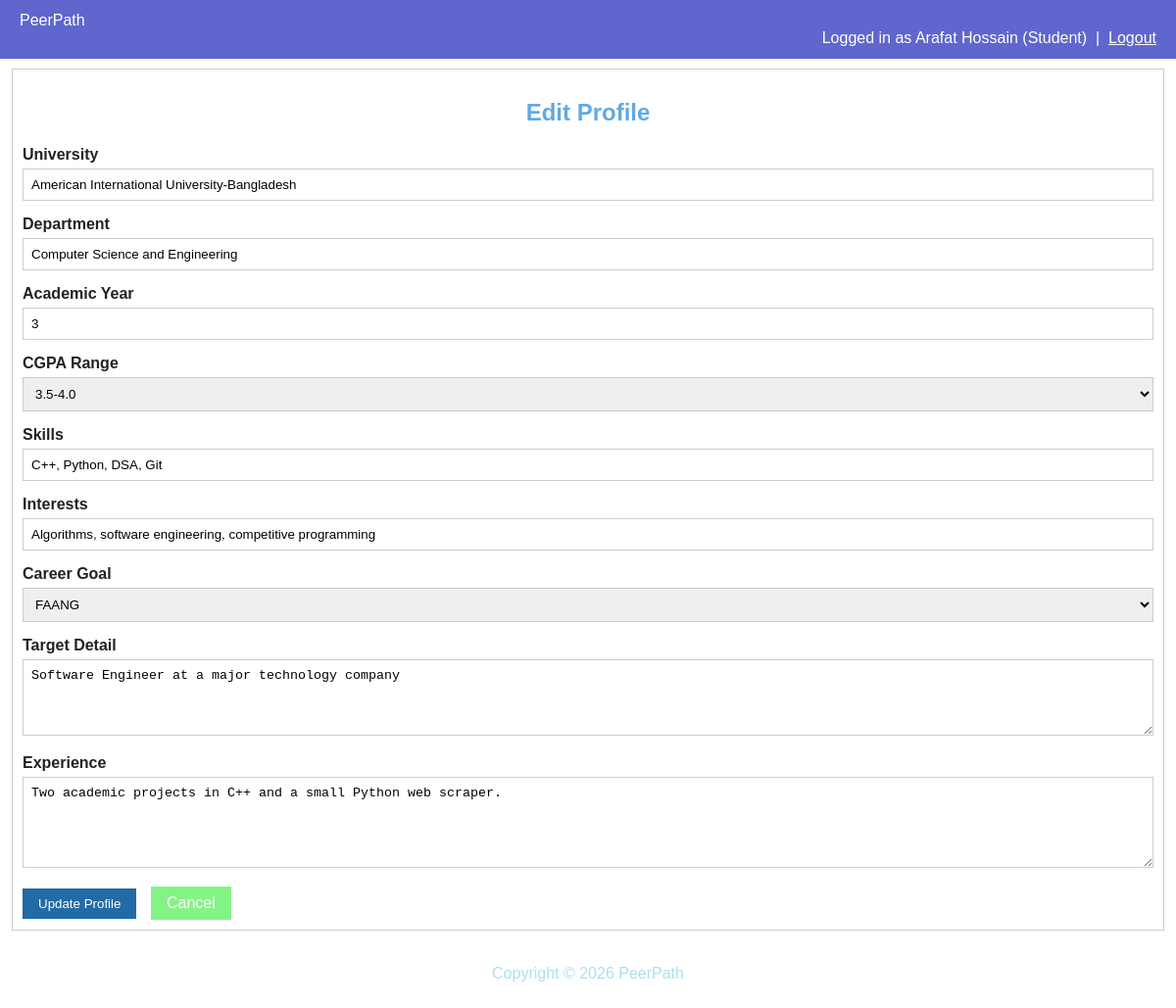
The app's page /student_profile_edit.php (signed in) with its own data.
### tables this page shows
CREATE TABLE student_profiles (
    user_id         INT PRIMARY KEY,
    university      VARCHAR(150),
    department      VARCHAR(100),
    academic_year   TINYINT,                  
    cgpa_range      ENUM('<2.5','2.5-3.0','3.0-3.5','3.5-4.0'),
    skills          VARCHAR(255),    
    interests       VARCHAR(255),
    career_goal     ENUM('FAANG','MS_Abroad','PhD_Abroad','PhD_Local',
                          'Research','Startup','Government','Other'),
    target_detail   VARCHAR(255),       
    experience      TEXT,                
    FOREIGN KEY (user_id) REFERENCES users(user_id) ON DELETE CASCADE
);

### student_profile_edit.php (the view, shortened to what this page needs)
<?php
include("db.php");
$id = $_SESSION["user_id"];
$sql = "SELECT * FROM student_profiles WHERE user_id = '$id'";
$result = mysqli_query($conn, $sql);
$row = mysqli_fetch_assoc($result);
$university   = $row["university"];
$department   = $row["department"];
$academic_year = $row["academic_year"];
$cgpa_range   = $row["cgpa_range"];
$skill        = $row["skills"];
$interest     = $row["interests"];
$career_goal  = $row["career_goal"];
$target_detail = $row["target_detail"];
$experience   = $row["experience"];
?>
<!DOCTYPE html>
<html>
<head>
    <link rel="stylesheet" href="style.css">
</head>
<body>
<div class="navbar">
    <div class="nav-links">
        <a href="student_dashboard.php">PeerPath</a>
    </div>
    <div class="nav-user">
        Logged in as
        <?php echo htmlspecialchars($_SESSION["full_name"]); ?>
        (Student)
        &nbsp;|&nbsp;
        <a href="logout.php">Logout</a>
    </div>
</div>
<div class="container">
    <div class="card">
        <h2>Edit Profile</h2>
        <form method="post">
            <div class="form-group">
                <label>University</label>
                <input
                    type="text"
                    name="university"
                    maxlength="150"
                    required
                    value="<?php echo htmlspecialchars($university); ?>">
            </div>
            <div class="form-group">
                <label>Department</label>
                <input
                    type="text"
                    name="department"
                    maxlength="100"
                    required
                    value="<?php echo htmlspecialchars($department); ?>">
            </div>
            <div class="form-group">
                <label>Academic Year</label>
                <input
                    type="number"
                    name="academic_year"
                    min="1"
                    max="5"
                    required
                    value="<?php echo htmlspecialchars($academic_year); ?>">
            </div>
            <div class="form-group">
                <label>CGPA Range</label>
                <select name="cgpa_range" required>
                    <option value="3.5-4.0"
                        <?php echo ($cgpa_range == "3.5-4.0") ? "selected" : ""; ?>>
                        3.5-4.0
                    </option>
                </select>
            </div>
            <div class="form-group">
                <label>Skills</label>
                <input
                    type="text"
                    name="skills"
                    maxlength="255"
                    placeholder="Example: PHP, MySQL, HTML, CSS"
                    value="<?php echo htmlspecialchars($skill); ?>">
            </div>
            <div class="form-group">
                <label>Interests</label>
                <input
                    type="text"
                    name="interests"
                    maxlength="255"
                    placeholder="Example: Web development, cybersecurity"
                    value="<?php echo htmlspecialchars($interest); ?>">
            </div>
            <div class="form-group">
                <label>Career Goal</label>
                <select name="career_goal" required>
                    <option value="FAANG"
                        <?php echo ($career_goal == "FAANG") ? "selected" : ""; ?>>
                        FAANG
                    </option>
                </select>
            </div>
            <div class="form-group">
                <label>Target Detail</label>
                <textarea
                    name="target_detail"
                    rows="4"
                    maxlength="255"
                    placeholder="Describe your specific career target"><?php
                    echo htmlspecialchars($target_detail);
                ?></textarea>
            </div>
            <div class="form-group">
                <label>Experience</label>
                <textarea
                    name="experience"
                    rows="5"
                    placeholder="Write about your projects, work or research experience"><?php
                    echo htmlspecialchars($experience);
                ?></textarea>
            </div>
            <div class="btn-row">
                <input
                    type="submit"
                    value="Update Profile"
                    class="btn">
                <a
                    href="student_profile_view.php"
                    class="btn btn-secondary">
                    Cancel
                </a>
            </div>
        </form>
    </div>
</div>
<p class="site-footer">
    Copyright &copy; <?php echo date("Y"); ?> PeerPath
</p>
</body>
</html>

### style.css (style rules this page uses)
body { font-family: Arial, sans-serif; background-color: #ffffff; color: #222222; margin: 0; }
h1, h2, h3 { text-align: center; color: #60a9e4; }
a { color: #62bad7; }
.container { width: 98%; max-width: 100%; margin: 10px auto; }
.card { background-color: rgb(255, 255, 255); border: 1px solid #cccccc; padding: 10px; margin-bottom: 20px; width: 100%; box-sizing: border-box; overflow: hidden; }
.navbar { overflow: hidden; background-color: #5f66ce; padding: 12px 20px; }
.navbar .nav-links a { color: white; margin-right: 15px; text-decoration: none; }
.navbar .nav-user { color: white; float: right; }
.navbar .nav-user a { color: white; }
.form-group { margin-bottom: 15px; }
.form-group label { display: block; font-weight: bold; margin-bottom: 5px; }
.form-group input, .form-group select, .form-group textarea { width: 100%; padding: 8px; border: 1px solid #cccccc; box-sizing: border-box; }
.btn { display: inline-block; padding: 8px 16px; background-color: #226ba7; color: white; border: none; text-decoration: none; cursor: pointer; }
.btn-secondary { background-color: #84f386; }
.btn-row { margin-top: 10px; }
.btn-row a, .btn-row input { margin-right: 10px; }
.site-footer { text-align: center; padding: 15px; color: #abe0ec; }

### records on screen
student_profiles: university "American International University-Bangladesh", department "Computer Science and Engineering", academic_year "3", cgpa_range "3.5-4.0", skills "C++, Python, DSA, Git", interests "Algorithms, software engineering, competitive programming", career_goal "FAANG", target_detail "Software Engineer at a major technology company", experience "Two academic projects in C++ and a small Python web scraper."

### other values on screen
$_SESSION["full_name"] "Arafat Hossain"
